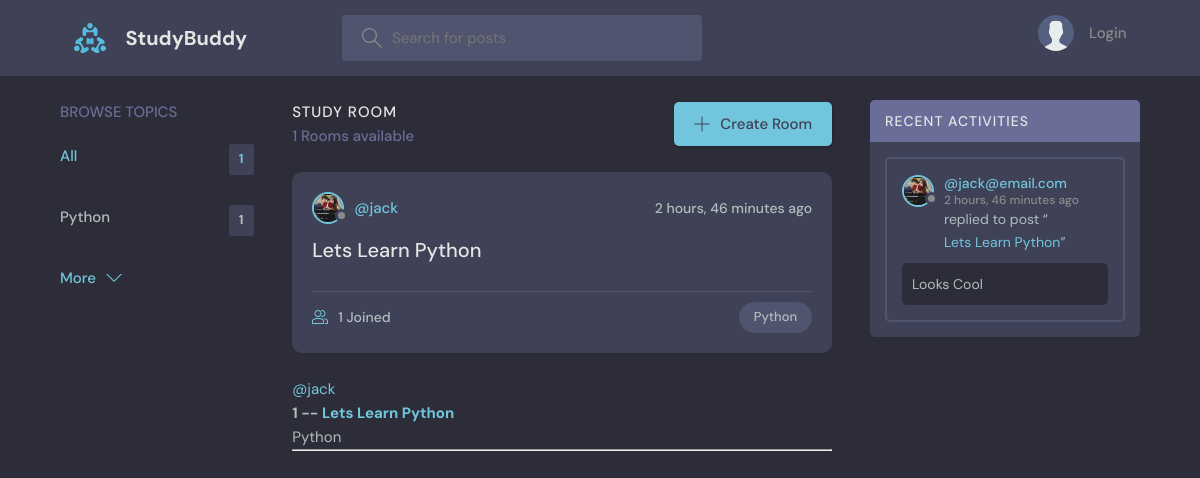
The page / on the database its author committed.
### base/models.py (models this page shows, shortened)
class Topic(models.Model):
	name = models.CharField(max_length=200)

class Room(models.Model):
	host = models.ForeignKey(User, on_delete=models.SET_NULL, null=True, blank=True)
	topic = models.ForeignKey(Topic, on_delete=models.SET_NULL, null=True, blank=True)
	name = models.CharField(max_length=200)
	description = models.TextField(null = True, blank = True) # CAN be blank
	participants = models.ManyToManyField(
		User, related_name = 'participants', blank = True) # many-to-many relationship
	updated = models.DateTimeField(auto_now=True)
	created = models.DateTimeField(auto_now_add=True) # only record the first time called
	class Meta:
		ordering = ['-updated', '-created'] # - dash
	def __str__(self):
		return str(self.name)

class User(AbstractUser):
	name = models.CharField(max_length=200, null=True)
	email = models.EmailField(unique=True, null=True)
	bio = models.TextField(null=True)
	avatar = models.ImageField(null=True, default="avatar.svg")
	USERNAME_FIELD = 'email' # Customize Login id
	REQUIRED_FIELDS = []

class Message(models.Model):
	user = models.ForeignKey(User, on_delete=models.CASCADE) # if the user is deleted, delete the message
	room = models.ForeignKey(Room, on_delete=models.CASCADE)
	body = models.TextField() # mainbody of message
	updated = models.DateTimeField(auto_now=True)
	created = models.DateTimeField(auto_now_add=True) # only record the first time called
	class Meta:
		ordering = ['-updated', '-created']

### base/views.py (the view)
# urls.py: path('', views.home, name='home'), # home page is root domain http://127.0.0.1:8000
def home(request):
	q = request.GET.get('q') if request.GET.get('q') else ''
	rooms = Room.objects.filter(
		Q(topic__name__icontains = q) |
		Q(name__icontains = q) |
		Q(description__icontains = q)
		) # '__icontains' means partial matching
	topics = Topic.objects.all()[:5] # get the topic (id == 1)
	room_count = rooms.count()
	room_messages = Message.objects.filter(Q(room__topic__name__icontains = q))
	context = {'rooms': rooms,
				'topics': topics,
				'room_count': room_count,
				'room_messages': room_messages}
	return render(request, 'base/home.html', context)

### base/templates/base/home.html (shortened to what this page needs)
{% extends 'main.html' %}
{% block content %}
<main class="layout layout--3">
	<div class="container">
		{% include 'base/topics_component.html' %}
		<div class="roomList">
			<div class="roomList__header">
				<div>
					<h2>Study Room</h2>
					<p>{{room_count}} Rooms available</p>
				</div>
				<a class="btn btn--main" href="{% url 'create-room' %}">
					<svg version="1.1" xmlns="http://www.w3.org/2000/svg" width="32" height="32" viewBox="0 0 32 32">
						<title>add</title>
						<path
							d="M16.943 0.943h-1.885v14.115h-14.115v1.885h14.115v14.115h1.885v-14.115h14.115v-1.885h-14.115v-14.115z"
							></path>
					</svg>
					Create Room
				</a>
			</div>
			{% include 'base/feed_component.html' %}
		</div>
		{% include 'base/activity_component.html' %}
	</div>
</main>
{% endblock %}

### base/templates/base/topics_component.html (shortened to what this page needs)
<div class="topics">
	<div class="topics__header">
	<h2>Browse Topics</h2>
	</div>
	<ul class="topics__list">
	<li>
		<a href="{% url 'home' %}" class="active">All <span> {{topics.count}} </span></a>
	</li>
{% for topic in topics %}
	<li>
		<a href="{% url 'home' %}?q={{topic.name}}"> {{topic.name}} <span> {{topic.room_set.all.count}} </span></a>
	</li>
{% endfor %}
	</ul>
	<a class="btn btn--link" href="{% url 'topics' %}">
	More
	<svg version="1.1" xmlns="http://www.w3.org/2000/svg" width="32" height="32" viewBox="0 0 32 32">
		<title>chevron-down</title>
		<path d="M16 21l-13-13h-3l16 16 16-16h-3l-13 13z"></path>
	</svg>
	</a>
</div>

### base/templates/base/feed_component.html (shortened to what this page needs)
{% for room in rooms %}
<div class="roomListRoom">
	<div class="roomListRoom__header">
		<a href="{% url 'user-profile' room.host.id %}" class="roomListRoom__author">
			<div class="avatar avatar--small">
				<img src="{{room.host.avatar.url}}" />
			</div>
			<span>@{{room.host.username}}</span>
		</a>
		<div class="roomListRoom__actions">
			<span> {{room.created | timesince}} ago </span>
		</div>
	</div>
	<div class="roomListRoom__content">
		<a href="{% url 'room' room.id %}">{{room.name}}</a>
	</div>
	<div class="roomListRoom__meta">
		<a href="{% url 'room' room.id %}" class="roomListRoom__joined">
			{{room.participants.all.count}} Joined
		</a>
		<p class="roomListRoom__topic">{{room.topic.name}}</p>
	</div>
</div>
{% endfor %}
{% for room in rooms %}
<div>
	<a href = "{% url 'user-profile' room.host.id %}">@{{room.host.username}}</a>
	<h5>{{room.id}} -- <a href="{% url 'room' room.id %}">{{room.name}}</a></h5>
	<small>{{room.topic.name}}</small>
	<hr>
</div>
{% endfor %}

### base/templates/base/activity_component.html (shortened to what this page needs)
<div class="activities">
	<div class="activities__header">
		<h2>Recent Activities</h2>
	</div>
	{% for message in room_messages %}
	<div class="activities__box">
		<div class="activities__boxHeader roomListRoom__header">
			<a href="{% url 'user-profile' message.user.id %}" class="roomListRoom__author">
				<div class="avatar avatar--small">
					<img src="{{message.user.avatar.url}}" />
				</div>
				<p>
					@{{message.user}}
					<span> {{message.created | timesince}} ago </span>
				</p>
			</a>
		</div>
		<div class="activities__boxContent">
			<p>replied to post “<a href="{% url 'room' message.room.id %}">{{message.room}}</a>”</p>
			<div class="activities__boxRoomContent">
				{{message.body}}
			</div>
		</div>
	</div>
	{% endfor %}
</div>

### rows shown on the page
Topic: name "Python", room_set.all.count "1"
Room: host.avatar (picture), host.username "jack", created "2 hours, 46 minutes", name "Lets Learn Python", participants.all.count "1", topic.name "Python", id "1"
Message: user.avatar (picture), user "jack@email.com", created "2 hours, 46 minutes", room "Lets Learn Python", body "Looks Cool"

### other values the page prints
{{ topics.count }} "1"
{{ room_count }} "1"
